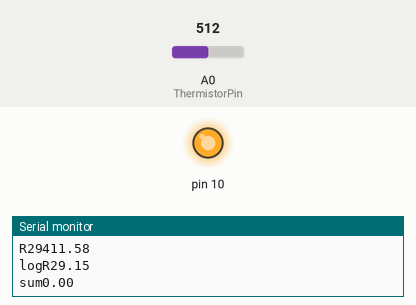
This sketch was run on a simulated Arduino Uno, built with avr-gcc and run on an emulated ATmega328P. Parts: output pins drawn as LEDs (lit = HIGH), the last lines printed to the serial monitor. Inputs (shaded band) come from the test bench; at power-on: A0 (ThermistorPin) = 512.

Above: at 1.2 s.
1.3 s: A0 (ThermistorPin) set to 16
At 2.4 s:
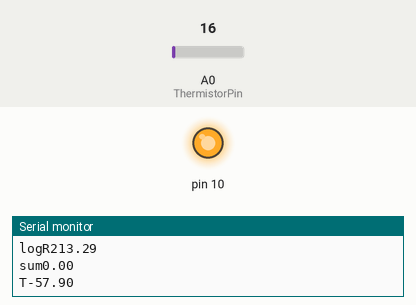
2.9 s: A0 (ThermistorPin) set to 11
At 3.6 s:
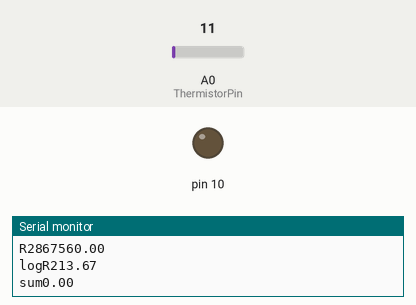
4.4 s: A0 (ThermistorPin) set to 122
At 5.4 s:
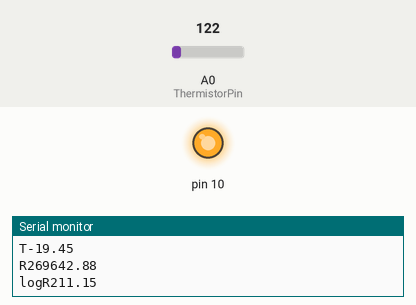
5.9 s: A0 (ThermistorPin) set to 306
At 6.06 s:
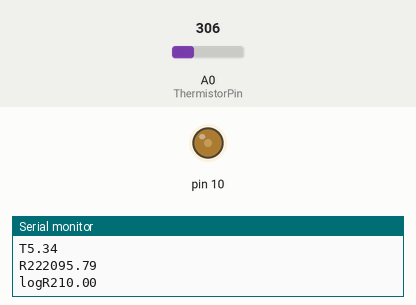
Timing chart, 0 to 8.5 s (numbered marks = the images above; inputs shaded):
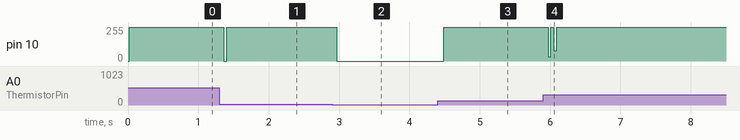

The sketch:

TCS_pid_implementation.ino
```cpp
// in version 3, i have implemented temperature sensor in feedback
#include <util/atomic.h>
#include <math.h>

float kp = 10;
float ki=0.5;
float kd = 0.2;
long prevT = 0;
float pid_ki = 0;
float prev_err = 0;
float ref, err, feedback_temp, voltage_eqv, pid_output, pid_kp, pid_kd;

// constants and variable for temperature sensor
int ThermistorPin = A0;
int Vo;
float R1 = 9430;
float logR2, R2, T;
float c1 = 1.00949522e-03, c2 = 2.378405444e-04, c3 = 2.019202697e-07;


void setup() {
  // put your setup code here, to run once:
  Serial.begin(9600);
  ref = 17;
  pinMode(10,OUTPUT);
  pinMode(A0,INPUT);
}

void loop() {
  //defining time for intergal and other purposes
  long currT = micros(); //gives microsecond value of each second passed in time
  float deltaT = ((float)(currT-prevT))/1.0e6;
  prevT=currT;

  //feedback:
  Vo = analogRead(ThermistorPin);
  R2 = R1 * (1023.0 / (float)Vo - 1.0);
  Serial.print("R2");
  Serial.println(R2);
  logR2 = log(R2);
  Serial.print("logR2");
  Serial.println(logR2);
  T = (1.0 / (c1 + c2*logR2 + c3*logR2*logR2*logR2));
  Serial.print("sum");
  Serial.println(c1 + c2*logR2 + c3*logR2*logR2*logR2);
  T = T - 273.15;
  Serial.print("T");
  Serial.println(T);
  feedback_temp = T; //temperature sensor
  err = ref-feedback_temp;
  pid_controller(feedback_temp,err,deltaT);
}
void pid_controller(float feedback_temp,float err, float deltaT){
  pid_kp = kp*err;
  pid_ki = ki*( pid_ki+err*deltaT);
  pid_kd = kd*(err-prev_err)/deltaT;
  prev_err = err;
  pid_output = pid_kp + pid_ki + pid_kd;

  //Serial.print("PID integr OUT");
  //Serial.println(pid_ki);
  //Serial.print("PID prop OUT");
  //Serial.println(pid_kp);

  //Serial.print("feedback temperature");
  //Serial.println(feedback_temp);

  //voltage_eqv = (0.006*pid_output*pid_output*pid_output-0.25*pid_output*pid_output+8.7*pid_output+3.6212);
  voltage_eqv = 12.92909 + 3.996862*pid_output + 0.21102*pow(pid_output,2) - 0.00517697*pow(pid_output,3) - 0.0002181445*pow(pid_output,4) + 0.00000801641*pow(pid_output,5);
  if(voltage_eqv<0){voltage_eqv= -1*voltage_eqv;}
  //Serial.print("Output voltage");
  //Serial.println(voltage_eqv);
  analogWrite(10, voltage_eqv);

  }
```

Measured:
- the behaviour switches between 14 and 13 on A0 (ThermistorPin) (found by bisection; images 1 and 2)
- after the input at 1.3 s, pin 10: 255/255 → 0/255 after 0.06 s, → 255/255 0.04 s later
- after the input at 2.9 s, pin 10: 255/255 → 0/255 after 0.07 s
- after the input at 4.4 s, pin 10: 0/255 → 255/255 after 0.09 s
- after the input at 5.9 s, pin 10: 255/255 → 32/255 after 0.07 s, → 255/255 0.04 s later, → 76/255 0.04 s later, → 255/255 0.04 s later
